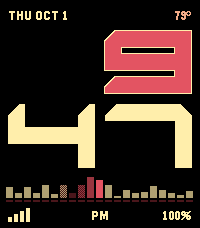
#> input picture store/screenshots/time2-1.png, 200 x 228 px
$ python make_store_assets.py
#> lines starting #> are read from the running program, lines starting #| are printed output that depends on the picture
#> in make_banner, `img = Image.new('RGB', (720, 320), BG)`: img: PIL image 720x320 RGB; every value is 0
#!/usr/bin/env python3
"""Generate store assets and README preview images for the Entity watchface.

Creates:
- store/banner-720x320.png
- store/icon-144.png
- store/icon-48.png
- docs/images/hero.png
- docs/images/lineup.png

Run from the repository root:
    python3 tools/make_store_assets.py
"""

from pathlib import Path
from PIL import Image, ImageDraw, ImageFont


ROOT = Path(__file__).resolve().parent.parent
SCREEN_DIR = ROOT / "store" / "screenshots"
FONT_PATH = ROOT / "tools" / "fonts" / "Silkscreen-Regular.ttf"

STORE_DIR = ROOT / "store"
DOCS_IMG_DIR = ROOT / "docs" / "images"

# Watchface display palette.
CREAM = (255, 238, 171)
ROSE = (227, 84, 98)
AMBER = (241, 170, 134)
BG = (0, 0, 0)

# Icon / true palette.
RED = (255, 0, 0)
ORANGE = (255, 85, 0)
CHROME = (255, 170, 0)
REST = (170, 170, 0)
BASE = (85, 0, 0)

README_BG = (18, 18, 18)

BLOCK_PATTERNS = {
    'E': ['111', '100', '111', '100', '111'],
    'N': ['111', '101', '101', '101', '101'],
    'T': ['111', '010', '010', '010', '010'],
    'I': ['111', '010', '010', '010', '111'],
    'Y': ['101', '101', '111', '010', '010'],
}


def load_image(path):
    """Load an input image without resizing or anti-aliasing."""
    return Image.open(path).convert('RGBA')


def scale2(img):
    """Exact 2x integer nearest-neighbour scale."""
    return img.resize((img.width * 2, img.height * 2), Image.NEAREST)


def write_image(img, path):
    """Save an image, creating parent directories if needed, and print the path."""
    path.parent.mkdir(parents=True, exist_ok=True)
    img.save(path)
    print(path)


def draw_block_word(img, word, x, y, t, h, color, sp):
    """Draw a word using the 3x5 block-letter grid with top-left corner carving."""
#> called with word = 'ENTITY', x = 26, y = 120, t = 7, h = 40, color = (255, 238, 171), sp = 6
    draw = ImageDraw.Draw(img)

    gap = h - 3 * t
    a = gap // 2
    b = gap - a
    row_heights = [t, a, t, b, t]

    row_tops = [0]
    for rh in row_heights[:-1]:
        row_tops.append(row_tops[-1] + rh)

    letter_width = 3 * t
    k = max(2, t * 2 // 3)

    for li, ch in enumerate(word.upper()):
        pattern = BLOCK_PATTERNS[ch]
        base_x = x + li * (letter_width + sp)
        cells = []

        for r in range(5):
            for c in range(3):
                if pattern[r][c] == '1':
                    cx = base_x + c * t
                    cy = y + row_tops[r]
                    cw = t
                    chh = row_heights[r]
                    draw.rectangle(
                        [cx, cy, cx + cw - 1, cy + chh - 1],
                        fill=color,
                    )
                    cells.append((r, c, cx, cy, cw, chh))

        # Carve the top-left corner of qualifying cells.
        for r, c, cx, cy, cw, chh in cells:
            up_empty = (r == 0) or (pattern[r - 1][c] == '0')
            left_empty = (c == 0) or (pattern[r][c - 1] == '0')
            if up_empty and left_empty:
                for j in range(k):
                    if j >= chh:
                        break
                    length = k - j
                    if length > cw:
                        length = cw
                    draw.rectangle(
                        [cx, cy + j, cx + length - 1, cy + j],
                        fill=BG,
                    )


def make_banner():
    """Generate store/banner-720x320.png."""
    img = Image.new('RGB', (720, 320), BG)

    draw_block_word(img, "ENTITY", 26, 120, t=7, h=40, color=CREAM, sp=6)

    draw = ImageDraw.Draw(img)
    draw.fontmode = "1"
    font = ImageFont.truetype(str(FONT_PATH), 8)
    draw.text((26, 176), "ENTITY IS ONLINE.", font=font, fill=AMBER)

    time_img = load_image(SCREEN_DIR / "time2-1.png")
    img.paste(time_img, (226, 46))

    round_img = load_image(SCREEN_DIR / "round2-1.png")
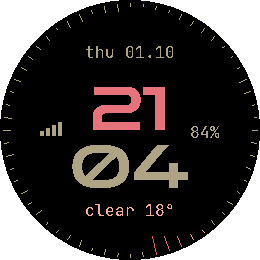
#> input picture store/screenshots/round2-1.png, 260 x 260 px
#> in load_image, returned value is the input picture: PIL image 260x260 RGBA; mean R, G, B, A 15.1, 11.2, 9.9, 200.3
    mask = Image.new('L', round_img.size, 0)
#> mask: PIL image 260x260 L; every value is 0
    mask_draw = ImageDraw.Draw(mask)
    mask_draw.ellipse(
        (0, 0, round_img.width - 1, round_img.height - 1),
        fill=255,
    )
    img.paste(round_img, (444, 30), mask)
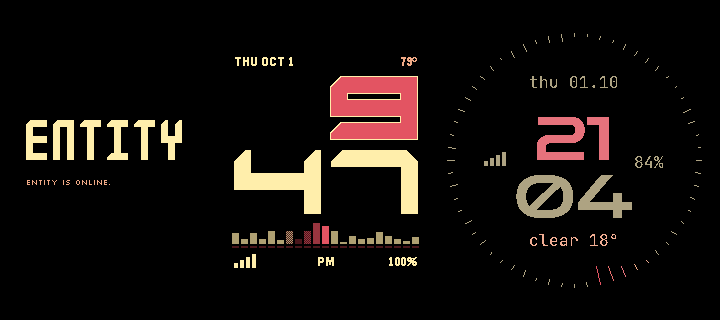
#> img: PIL image 720x320 RGB; mean R, G, B 19.6, 14.8, 11.9

    write_image(img, STORE_DIR / "banner-720x320.png")


def make_icon(size, bar_w, pitch, start_x, bottom_y, max_h, base_y, base_h):
    """Generate one meter-bar icon image."""
#> called with size = 144, bar_w = 16, pitch = 24, start_x = 16, bottom_y = 112, max_h = 80, base_y = 116, base_h = 4
    img = Image.new('RGB', (size, size), BG)
#> img: PIL image 144x144 RGB; every value is 0
    draw = ImageDraw.Draw(img)

    fractions = [0.30, 0.55, 0.80, 1.00, 0.30]
    colors = [REST, CHROME, ORANGE, RED, REST]

    for i, (frac, color) in enumerate(zip(fractions, colors)):
        h = max(1, round(frac * max_h))
        x = start_x + i * pitch
        y = bottom_y - h
        draw.rectangle([x, y, x + bar_w - 1, bottom_y - 1], fill=color)
        draw.rectangle(
            [x, base_y, x + bar_w - 1, base_y + base_h - 1],
            fill=BASE,
        )

    return img


def make_icons():
    """Generate store/icon-144.png and store/icon-48.png."""
    icon_144 = make_icon(
        144, bar_w=16, pitch=24, start_x=16,
        bottom_y=112, max_h=80, base_y=116, base_h=4,
    )
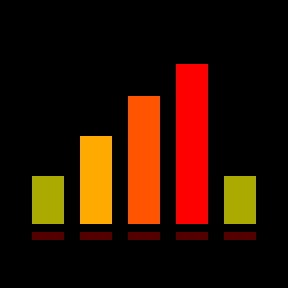
#> icon_144: PIL image 144x144 RGB (shown 2 times larger); mean R, G, B 44.6, 16.3, 0
    write_image(icon_144, STORE_DIR / "icon-144.png")

    icon_48 = make_icon(
        48, bar_w=6, pitch=8, start_x=5,
        bottom_y=38, max_h=28, base_y=40, base_h=2,
    )
#> in make_icon (call 2), `img = Image.new('RGB', (size, size), BG)`: img: PIL image 48x48 RGB; every value is 0
    write_image(icon_48, STORE_DIR / "icon-48.png")


def make_hero():
    """Generate docs/images/hero.png."""
    time_img = scale2(load_image(SCREEN_DIR / "time2-1.png"))
#> in scale2, `return img.resize((img.width * 2, img.height * 2), Image.NEAREST)`:
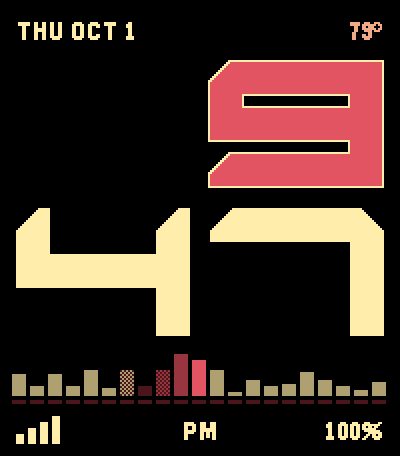
#> returned value: PIL image 400x456 RGBA; mean R, G, B, A 60.2, 42.6, 34.6, 255
    round_img = scale2(load_image(SCREEN_DIR / "round2-1.png"))
#> in scale2 (call 2), `return img.resize((img.width * 2, img.height * 2), Image.NEAREST)`:
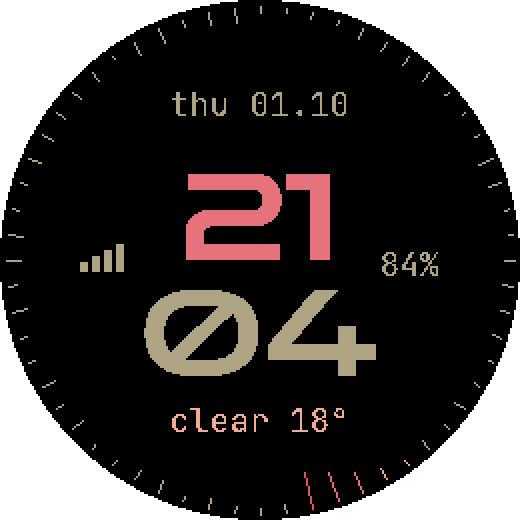
#> returned value: PIL image 520x520 RGBA; mean R, G, B, A 15.1, 11.2, 9.9, 200.3; transparent parts drawn white

    margin = 48
    gap = 48
    width = margin + time_img.width + gap + round_img.width + margin
#> width = 1064
    height = max(time_img.height, round_img.height) + 2 * margin
#> height = 616

    img = Image.new('RGB', (width, height), README_BG)
#> img: PIL image 1064x616 RGB; every value is 18
    img.paste(time_img, (margin, (height - time_img.height) // 2))
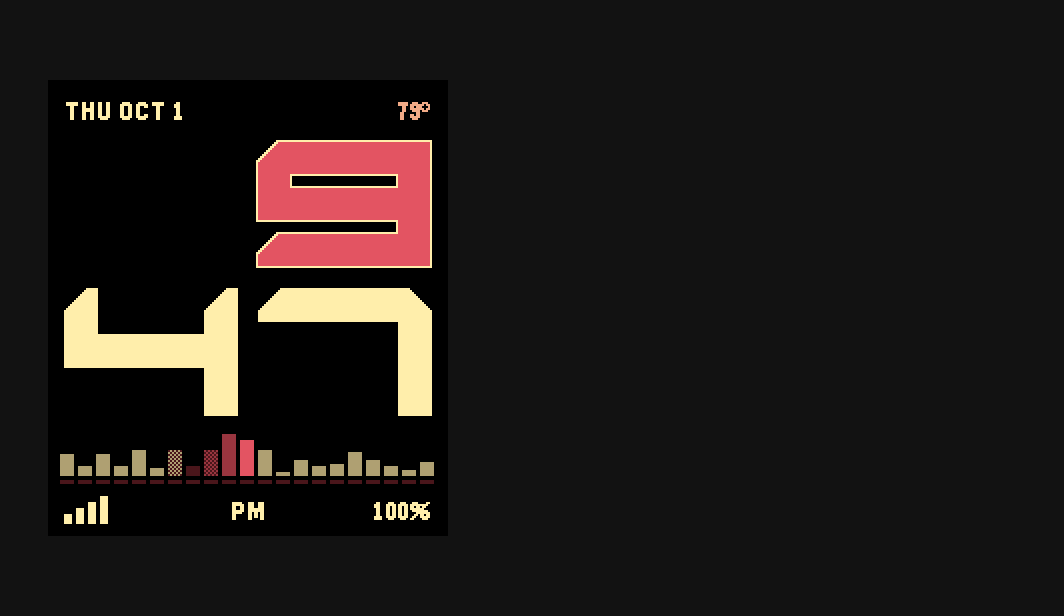
#> img: PIL image 1064x616 RGB; mean R, G, B 29.7, 24.9, 22.6
    img.paste(
        round_img,
        (margin + time_img.width + gap, (height - round_img.height) // 2),
    )
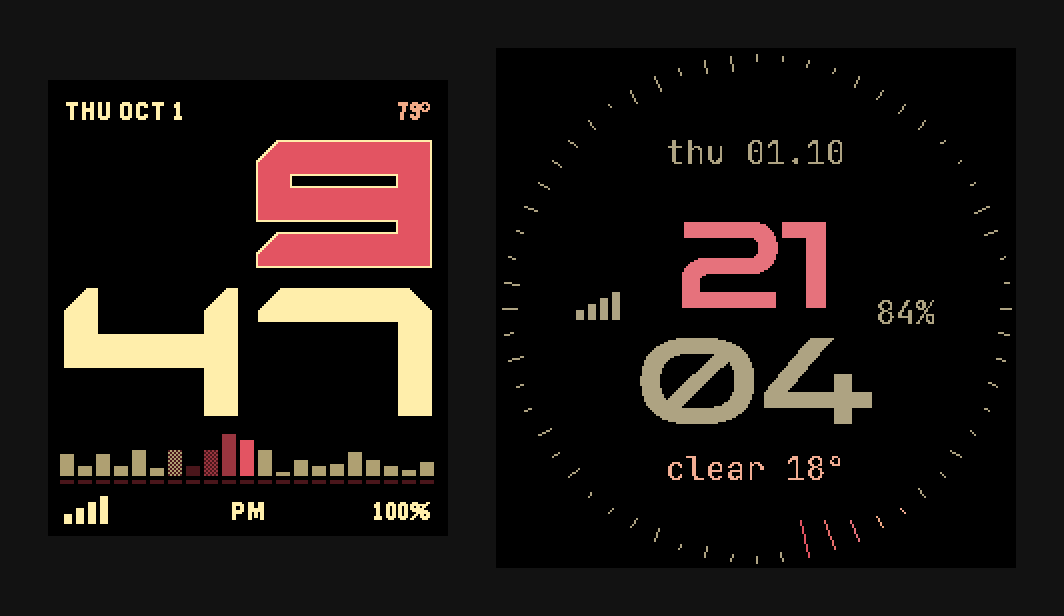
#> img: PIL image 1064x616 RGB; mean R, G, B 28.5, 22.1, 19.3

    write_image(img, DOCS_IMG_DIR / "hero.png")


def make_lineup():
    """Generate docs/images/lineup.png."""
    names = ["time2-1", "round2-1", "time-1", "timeround-1", "pebble2duo-1"]
    images = [scale2(load_image(SCREEN_DIR / f"{name}.png")) for name in names]

    margin = 40
    gap = 32
    width = margin + sum(i.width for i in images) + gap * (len(images) - 1) + margin
    height = max(i.height for i in images) + 2 * margin

    img = Image.new('RGB', (width, height), README_BG)
    baseline_y = height - margin
    x = margin
    for shot in images:
        y = baseline_y - shot.height
        img.paste(shot, (x, y))
        x += shot.width + gap

    write_image(img, DOCS_IMG_DIR / "lineup.png")


def main():
    make_banner()
    make_icons()
    make_hero()
    make_lineup()


if __name__ == "__main__":
#> (the run stopped early here; a loop or call above may not have finished)
